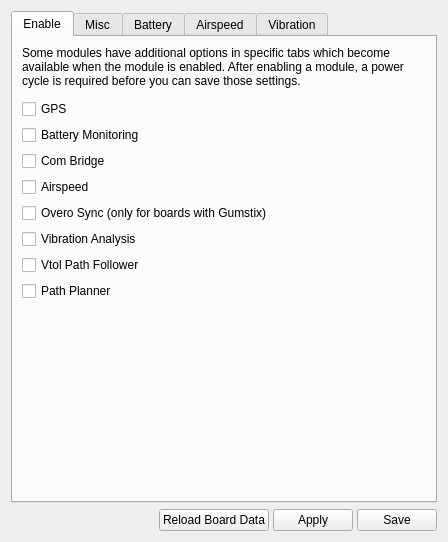
<?xml version="1.0" encoding="UTF-8"?>
<ui version="4.0">
 <class>Modules</class>
 <widget class="QWidget" name="Modules">
  <property name="geometry">
   <rect>
    <x>0</x>
    <y>0</y>
    <width>448</width>
    <height>542</height>
   </rect>
  </property>
  <property name="windowTitle">
   <string>Modules</string>
  </property>
  <layout class="QVBoxLayout" name="verticalLayout">
   <item>
    <widget class="QTabWidget" name="moduleTab">
     <property name="tabShape">
      <enum>QTabWidget::Rounded</enum>
     </property>
     <property name="currentIndex">
      <number>0</number>
     </property>
     <property name="tabsClosable">
      <bool>false</bool>
     </property>
     <widget class="QWidget" name="tabGeneral">
      <attribute name="title">
       <string>Enable</string>
      </attribute>
      <layout class="QVBoxLayout" name="verticalLayout_4">
       <item>
        <widget class="QLabel" name="label">
         <property name="text">
          <string>Some modules have additional options in specific tabs which become available when the module is enabled. After enabling a module, a power cycle is required before you can save those settings.</string>
         </property>
         <property name="wordWrap">
          <bool>true</bool>
         </property>
        </widget>
       </item>
       <item>
        <spacer name="verticalSpacer">
         <property name="orientation">
          <enum>Qt::Vertical</enum>
         </property>
         <property name="sizeType">
          <enum>QSizePolicy::Fixed</enum>
         </property>
         <property name="sizeHint" stdset="0">
          <size>
           <width>20</width>
           <height>5</height>
          </size>
         </property>
        </spacer>
       </item>
       <item>
        <widget class="QCheckBox" name="cbGPS">
         <property name="toolTip">
          <string>Select to enable the GPS module</string>
         </property>
         <property name="text">
          <string>GPS</string>
         </property>
        </widget>
       </item>
       <item>
        <widget class="QCheckBox" name="cbBattery">
         <property name="text">
          <string>Battery Monitoring</string>
         </property>
        </widget>
       </item>
       <item>
        <widget class="QCheckBox" name="cbComBridge">
         <property name="toolTip">
          <string>Select to enable USB serial relay to a serial port (select the board on the board options)</string>
         </property>
         <property name="text">
          <string>Com Bridge</string>
         </property>
        </widget>
       </item>
       <item>
        <widget class="QCheckBox" name="cbAirspeed">
         <property name="text">
          <string>Airspeed</string>
         </property>
        </widget>
       </item>
       <item>
        <widget class="QCheckBox" name="cbOveroSync">
         <property name="toolTip">
          <string>Select to enable synchronization to an Overo module</string>
         </property>
         <property name="text">
          <string>Overo Sync (only for boards with Gumstix)</string>
         </property>
        </widget>
       </item>
       <item>
        <widget class="QCheckBox" name="cbVibrationAnalysis">
         <property name="text">
          <string>Vibration Analysis</string>
         </property>
        </widget>
       </item>
       <item>
        <widget class="QCheckBox" name="cbVtolFollower">
         <property name="toolTip">
          <string>Enable the VTOL path follower module which is required for RTH, PH and navigation</string>
         </property>
         <property name="text">
          <string>Vtol Path Follower</string>
         </property>
        </widget>
       </item>
       <item>
        <widget class="QCheckBox" name="cbPathPlanner">
         <property name="toolTip">
          <string>This enables the path planner module which is required for waypoint navigation.</string>
         </property>
         <property name="text">
          <string>Path Planner</string>
         </property>
        </widget>
       </item>
       <item>
        <spacer name="verticalSpacer_4">
         <property name="orientation">
          <enum>Qt::Vertical</enum>
         </property>
         <property name="sizeHint" stdset="0">
          <size>
           <width>20</width>
           <height>40</height>
          </size>
         </property>
        </spacer>
       </item>
      </layout>
     </widget>
     <widget class="QWidget" name="misc">
      <attribute name="title">
       <string>Misc</string>
      </attribute>
      <layout class="QVBoxLayout" name="verticalLayout_2">
       <item>
        <widget class="QGroupBox" name="groupBox">
         <property name="title">
          <string>Module Baudrates</string>
         </property>
         <layout class="QFormLayout" name="formLayout_4">
          <property name="fieldGrowthPolicy">
           <enum>QFormLayout::FieldsStayAtSizeHint</enum>
          </property>
          <item row="0" column="0">
           <widget class="QLabel" name="label_18">
            <property name="text">
             <string>Telemetry: </string>
            </property>
           </widget>
          </item>
          <item row="0" column="1">
           <widget class="QComboBox" name="cb_TelemetryBaudRate">
            <property name="objrelation" stdset="0">
             <stringlist>
              <string>objname:ModuleSettings</string>
              <string>fieldname:TelemetrySpeed</string>
             </stringlist>
            </property>
           </widget>
          </item>
          <item row="1" column="0">
           <widget class="QLabel" name="label_19">
            <property name="text">
             <string>GPS: </string>
            </property>
           </widget>
          </item>
          <item row="1" column="1">
           <widget class="QComboBox" name="cb_gpsSpeed">
            <property name="objrelation" stdset="0">
             <stringlist>
              <string>objname:ModuleSettings</string>
              <string>fieldname:GPSSpeed</string>
             </stringlist>
            </property>
           </widget>
          </item>
          <item row="2" column="0">
           <widget class="QLabel" name="label_17">
            <property name="text">
             <string>ComBridge:</string>
            </property>
           </widget>
          </item>
          <item row="2" column="1">
           <widget class="QComboBox" name="cb_combridgeSpeed">
            <property name="objrelation" stdset="0">
             <stringlist>
              <string>objname:ModuleSettings</string>
              <string>fieldname:ComUsbBridgeSpeed</string>
             </stringlist>
            </property>
           </widget>
          </item>
         </layout>
        </widget>
       </item>
       <item>
        <layout class="QFormLayout" name="formLayout_5">
         <item row="0" column="0">
          <widget class="QLabel" name="label_20">
           <property name="text">
            <string>GPS Protocol:</string>
           </property>
          </widget>
         </item>
         <item row="0" column="1">
          <widget class="QComboBox" name="cb_TelemetryBaudRate_2">
           <property name="objrelation" stdset="0">
            <stringlist>
             <string>objname:ModuleSettings</string>
             <string>fieldname:GPSDataProtocol</string>
            </stringlist>
           </property>
          </widget>
         </item>
        </layout>
       </item>
       <item>
        <spacer name="verticalSpacer_3">
         <property name="orientation">
          <enum>Qt::Vertical</enum>
         </property>
         <property name="sizeHint" stdset="0">
          <size>
           <width>20</width>
           <height>40</height>
          </size>
         </property>
        </spacer>
       </item>
      </layout>
     </widget>
     <widget class="QWidget" name="tabBattery">
      <attribute name="title">
       <string>Battery</string>
      </attribute>
      <layout class="QVBoxLayout" name="verticalLayout_7">
       <item>
        <layout class="QFormLayout" name="formLayout_6">
         <item row="0" column="0">
          <widget class="QLabel" name="label_5">
           <property name="text">
            <string>Battery type:</string>
           </property>
          </widget>
         </item>
         <item row="0" column="1">
          <widget class="QComboBox" name="cb_batteryType"/>
         </item>
         <item row="1" column="0">
          <widget class="QLabel" name="label_6">
           <property name="sizePolicy">
            <sizepolicy hsizetype="Minimum" vsizetype="Preferred">
             <horstretch>0</horstretch>
             <verstretch>0</verstretch>
            </sizepolicy>
           </property>
           <property name="text">
            <string>Number of cells:</string>
           </property>
          </widget>
         </item>
         <item row="1" column="1">
          <widget class="QSpinBox" name="sb_numBatteryCells">
           <property name="minimum">
            <number>1</number>
           </property>
          </widget>
         </item>
         <item row="2" column="0">
          <widget class="QLabel" name="label_2">
           <property name="text">
            <string>Capacity:</string>
           </property>
          </widget>
         </item>
         <item row="2" column="1">
          <widget class="QSpinBox" name="sb_batteryCapacity">
           <property name="suffix">
            <string>mAhr</string>
           </property>
           <property name="minimum">
            <number>1</number>
           </property>
           <property name="maximum">
            <number>1000000</number>
           </property>
           <property name="singleStep">
            <number>100</number>
           </property>
           <property name="value">
            <number>2000</number>
           </property>
          </widget>
         </item>
        </layout>
       </item>
       <item>
        <widget class="QGroupBox" name="gb_measureVoltage">
         <property name="title">
          <string>Measure voltage</string>
         </property>
         <property name="checkable">
          <bool>true</bool>
         </property>
         <property name="checked">
          <bool>false</bool>
         </property>
         <layout class="QFormLayout" name="formLayout">
          <property name="fieldGrowthPolicy">
           <enum>QFormLayout::FieldsStayAtSizeHint</enum>
          </property>
          <item row="0" column="0">
           <widget class="QLabel" name="label_14">
            <property name="text">
             <string>Live reading:</string>
            </property>
           </widget>
          </item>
          <item row="0" column="1">
           <widget class="QLineEdit" name="le_liveVoltageReading">
            <property name="readOnly">
             <bool>true</bool>
            </property>
           </widget>
          </item>
          <item row="1" column="0">
           <widget class="QLabel" name="label_13">
            <property name="text">
             <string>Calibration factor:</string>
            </property>
           </widget>
          </item>
          <item row="1" column="1">
           <widget class="QDoubleSpinBox" name="sb_voltageFactor">
            <property name="suffix">
             <string> mV/V</string>
            </property>
            <property name="decimals">
             <number>4</number>
            </property>
            <property name="maximum">
             <double>1000.000000000000000</double>
            </property>
            <property name="singleStep">
             <double>0.000010000000000</double>
            </property>
           </widget>
          </item>
          <item row="3" column="0">
           <widget class="QLabel" name="label_11">
            <property name="text">
             <string>Low voltage alarm:</string>
            </property>
           </widget>
          </item>
          <item row="3" column="1">
           <widget class="QDoubleSpinBox" name="sb_lowVoltageAlarm">
            <property name="suffix">
             <string>V</string>
            </property>
            <property name="singleStep">
             <double>0.100000000000000</double>
            </property>
            <property name="value">
             <double>10.400000000000000</double>
            </property>
           </widget>
          </item>
          <item row="4" column="0">
           <widget class="QLabel" name="label_12">
            <property name="text">
             <string>Low voltage warning:</string>
            </property>
           </widget>
          </item>
          <item row="4" column="1">
           <widget class="QDoubleSpinBox" name="sb_lowVoltageWarning">
            <property name="suffix">
             <string>V</string>
            </property>
            <property name="singleStep">
             <double>0.100000000000000</double>
            </property>
            <property name="value">
             <double>10.150000000000000</double>
            </property>
           </widget>
          </item>
          <item row="2" column="0">
           <widget class="QLabel" name="label_21">
            <property name="text">
             <string>Calibration offset</string>
            </property>
           </widget>
          </item>
          <item row="2" column="1">
           <widget class="QDoubleSpinBox" name="sb_voltageOffSet">
            <property name="suffix">
             <string>V</string>
            </property>
            <property name="decimals">
             <number>4</number>
            </property>
            <property name="minimum">
             <double>-100.000000000000000</double>
            </property>
            <property name="maximum">
             <double>100.000000000000000</double>
            </property>
            <property name="singleStep">
             <double>0.100000000000000</double>
            </property>
           </widget>
          </item>
         </layout>
        </widget>
       </item>
       <item>
        <widget class="QGroupBox" name="gb_measureCurrent">
         <property name="title">
          <string>Measure current</string>
         </property>
         <property name="checkable">
          <bool>true</bool>
         </property>
         <property name="checked">
          <bool>false</bool>
         </property>
         <layout class="QFormLayout" name="formLayout_2">
          <property name="fieldGrowthPolicy">
           <enum>QFormLayout::FieldsStayAtSizeHint</enum>
          </property>
          <item row="0" column="0">
           <widget class="QLabel" name="label_9">
            <property name="text">
             <string>Live reading:</string>
            </property>
           </widget>
          </item>
          <item row="1" column="0">
           <widget class="QLabel" name="label_8">
            <property name="text">
             <string>Calibration factor:</string>
            </property>
           </widget>
          </item>
          <item row="1" column="1">
           <widget class="QDoubleSpinBox" name="sb_currentFactor">
            <property name="suffix">
             <string> mV/A</string>
            </property>
            <property name="decimals">
             <number>4</number>
            </property>
            <property name="maximum">
             <double>1000.000000000000000</double>
            </property>
            <property name="singleStep">
             <double>0.000010000000000</double>
            </property>
           </widget>
          </item>
          <item row="0" column="1">
           <widget class="QLineEdit" name="le_liveCurrentReading">
            <property name="readOnly">
             <bool>true</bool>
            </property>
           </widget>
          </item>
          <item row="2" column="0">
           <widget class="QLabel" name="label_22">
            <property name="text">
             <string>Calibration offset</string>
            </property>
           </widget>
          </item>
          <item row="2" column="1">
           <widget class="QDoubleSpinBox" name="sb_currentOffSet">
            <property name="suffix">
             <string>V</string>
            </property>
            <property name="decimals">
             <number>4</number>
            </property>
            <property name="minimum">
             <double>-100.000000000000000</double>
            </property>
            <property name="singleStep">
             <double>0.100000000000000</double>
            </property>
           </widget>
          </item>
         </layout>
        </widget>
       </item>
       <item>
        <spacer name="verticalSpacer_6">
         <property name="orientation">
          <enum>Qt::Vertical</enum>
         </property>
         <property name="sizeHint" stdset="0">
          <size>
           <width>20</width>
           <height>2</height>
          </size>
         </property>
        </spacer>
       </item>
      </layout>
     </widget>
     <widget class="QWidget" name="tabAirspeed">
      <attribute name="title">
       <string>Airspeed</string>
      </attribute>
      <layout class="QVBoxLayout" name="verticalLayout_6">
       <item>
        <widget class="QGroupBox" name="gb_airspeedGPS">
         <property name="title">
          <string>GPS</string>
         </property>
         <property name="checkable">
          <bool>true</bool>
         </property>
         <property name="checked">
          <bool>false</bool>
         </property>
         <layout class="QFormLayout" name="formLayout_3">
          <item row="0" column="0">
           <widget class="QLabel" name="label_3">
            <property name="text">
             <string>Update rate:</string>
            </property>
           </widget>
          </item>
          <item row="0" column="1">
           <widget class="QSpinBox" name="sb_gpsUpdateRate">
            <property name="suffix">
             <string>ms</string>
            </property>
            <property name="minimum">
             <number>1</number>
            </property>
            <property name="maximum">
             <number>1000</number>
            </property>
            <property name="singleStep">
             <number>50</number>
            </property>
            <property name="value">
             <number>100</number>
            </property>
           </widget>
          </item>
         </layout>
        </widget>
       </item>
       <item>
        <widget class="QGroupBox" name="gb_airspeedPitot">
         <property name="title">
          <string>Pitot sensor</string>
         </property>
         <property name="checkable">
          <bool>true</bool>
         </property>
         <property name="checked">
          <bool>false</bool>
         </property>
         <layout class="QFormLayout" name="formLayout_7">
          <item row="0" column="0">
           <widget class="QLabel" name="label_4">
            <property name="text">
             <string>Type:</string>
            </property>
           </widget>
          </item>
          <item row="0" column="1">
           <widget class="QComboBox" name="cb_pitotType"/>
          </item>
          <item row="1" column="0">
           <widget class="QLabel" name="label_7">
            <property name="text">
             <string>Calibration value:</string>
            </property>
           </widget>
          </item>
          <item row="1" column="1">
           <widget class="QDoubleSpinBox" name="sb_pitotScale">
            <property name="singleStep">
             <double>0.100000000000000</double>
            </property>
           </widget>
          </item>
          <item row="2" column="0">
           <widget class="QLabel" name="label_16">
            <property name="text">
             <string>Calibration zero pt:</string>
            </property>
           </widget>
          </item>
          <item row="2" column="1">
           <widget class="QDoubleSpinBox" name="sb_pitotZeroPoint">
            <property name="singleStep">
             <double>0.100000000000000</double>
            </property>
           </widget>
          </item>
         </layout>
        </widget>
       </item>
       <item>
        <spacer name="verticalSpacer_5">
         <property name="orientation">
          <enum>Qt::Vertical</enum>
         </property>
         <property name="sizeHint" stdset="0">
          <size>
           <width>20</width>
           <height>40</height>
          </size>
         </property>
        </spacer>
       </item>
      </layout>
     </widget>
     <widget class="QWidget" name="tabVibration">
      <attribute name="title">
       <string>Vibration</string>
      </attribute>
      <layout class="QFormLayout" name="formLayout_8">
       <property name="fieldGrowthPolicy">
        <enum>QFormLayout::FieldsStayAtSizeHint</enum>
       </property>
       <item row="0" column="0">
        <widget class="QLabel" name="label_10">
         <property name="text">
          <string>Sample rate:</string>
         </property>
        </widget>
       </item>
       <item row="0" column="1">
        <widget class="QSpinBox" name="sb_sampleRate">
         <property name="suffix">
          <string>ms</string>
         </property>
         <property name="minimum">
          <number>1</number>
         </property>
         <property name="maximum">
          <number>1000</number>
         </property>
         <property name="singleStep">
          <number>50</number>
         </property>
         <property name="value">
          <number>100</number>
         </property>
        </widget>
       </item>
       <item row="1" column="0">
        <widget class="QLabel" name="label_15">
         <property name="text">
          <string>Window size:</string>
         </property>
        </widget>
       </item>
       <item row="1" column="1">
        <widget class="QComboBox" name="cb_windowSize"/>
       </item>
       <item row="2" column="1">
        <widget class="QPushButton" name="pb_startVibrationTest">
         <property name="text">
          <string>Start test</string>
         </property>
        </widget>
       </item>
      </layout>
     </widget>
    </widget>
   </item>
   <item>
    <layout class="QHBoxLayout" name="horizontalLayout_5">
     <property name="spacing">
      <number>4</number>
     </property>
     <item>
      <spacer name="horizontalSpacer_5">
       <property name="orientation">
        <enum>Qt::Horizontal</enum>
       </property>
       <property name="sizeHint" stdset="0">
        <size>
         <width>483</width>
         <height>16</height>
        </size>
       </property>
      </spacer>
     </item>
     <item>
      <widget class="QPushButton" name="inputHelp">
       <property name="sizePolicy">
        <sizepolicy hsizetype="Preferred" vsizetype="Fixed">
         <horstretch>0</horstretch>
         <verstretch>0</verstretch>
        </sizepolicy>
       </property>
       <property name="maximumSize">
        <size>
         <width>25</width>
         <height>25</height>
        </size>
       </property>
       <property name="toolTip">
        <string>Takes you to the wiki page</string>
       </property>
       <property name="text">
        <string/>
       </property>
       <property name="icon">
        <iconset resource="../coreplugin/core.qrc">
         <normaloff>:/core/images/helpicon.svg</normaloff>:/core/images/helpicon.svg</iconset>
       </property>
       <property name="iconSize">
        <size>
         <width>25</width>
         <height>25</height>
        </size>
       </property>
       <property name="flat">
        <bool>true</bool>
       </property>
      </widget>
     </item>
     <item>
      <widget class="QPushButton" name="pushButton">
       <property name="minimumSize">
        <size>
         <width>0</width>
         <height>0</height>
        </size>
       </property>
       <property name="maximumSize">
        <size>
         <width>16777215</width>
         <height>16777215</height>
        </size>
       </property>
       <property name="toolTip">
        <string>Reloads saved CameraStabilization settings  except output channels
from board into GCS. Useful if you have accidentally changed some
settings.

Loaded settings are not applied automatically. You have to click the
Apply or Save button afterwards.</string>
       </property>
       <property name="text">
        <string>Reload Board Data</string>
       </property>
       <property name="objrelation" stdset="0">
        <stringlist>
         <string>button:reload</string>
         <string>buttongroup:1</string>
        </stringlist>
       </property>
      </widget>
     </item>
     <item>
      <widget class="QPushButton" name="camerastabilizationSaveRAM">
       <property name="minimumSize">
        <size>
         <width>0</width>
         <height>0</height>
        </size>
       </property>
       <property name="maximumSize">
        <size>
         <width>16777215</width>
         <height>16777215</height>
        </size>
       </property>
       <property name="toolTip">
        <string>Send settings to the board but do not save to the non-volatile memory</string>
       </property>
       <property name="text">
        <string>Apply</string>
       </property>
       <property name="objrelation" stdset="0">
        <stringlist>
         <string>button:apply</string>
        </stringlist>
       </property>
      </widget>
     </item>
     <item>
      <widget class="QPushButton" name="camerastabilizationSaveSD">
       <property name="minimumSize">
        <size>
         <width>0</width>
         <height>0</height>
        </size>
       </property>
       <property name="maximumSize">
        <size>
         <width>16777215</width>
         <height>16777215</height>
        </size>
       </property>
       <property name="toolTip">
        <string>Send settings to the board and save to the non-volatile memory</string>
       </property>
       <property name="text">
        <string>Save</string>
       </property>
       <property name="checked">
        <bool>false</bool>
       </property>
       <property name="objrelation" stdset="0">
        <stringlist>
         <string>button:save</string>
        </stringlist>
       </property>
      </widget>
     </item>
    </layout>
   </item>
  </layout>
 </widget>
 <resources>
  <include location="../coreplugin/core.qrc"/>
 </resources>
 <connections/>
</ui>
